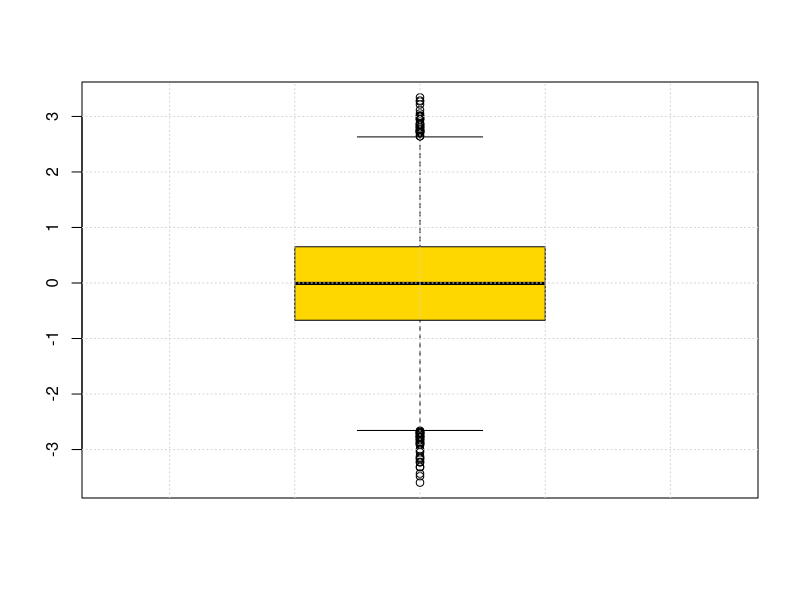

Write R code to recreate this figure.
x <- rnorm(10000); boxplot(x, col="gold"); grid()
cat(boxplot.stats(x)$stats)


gender <- c(rep("male",20), rep("female", 30))
gender1 <- factor(gender)
print(gender1)



